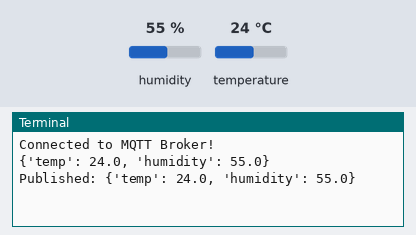
A program run on a simulated Raspberry Pi (BCM pin numbers). Shown: the last lines printed to the terminal. The inputs (shaded band) are chosen by the test bench; at power-on: humidity 55 %, temperature 24 °C. No MQTT or app messages arrive unless stated.

Above: at 1.3 s.
1.4 s: humidity set to 22 %
At 7.4 s:
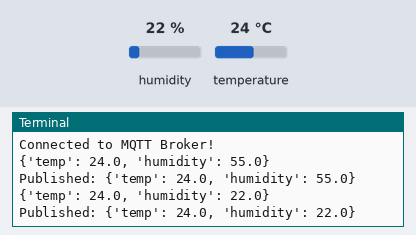
7.8 s: temperature set to 12 °C
At 12.8 s:
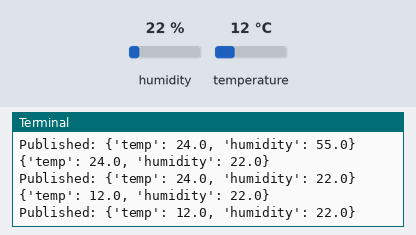
14.2 s: humidity set to 40 %
At 18.0 s:
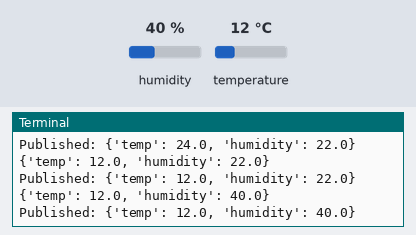
Timing chart, 0 to 19.5 s (numbered marks = the images above; inputs shaded):
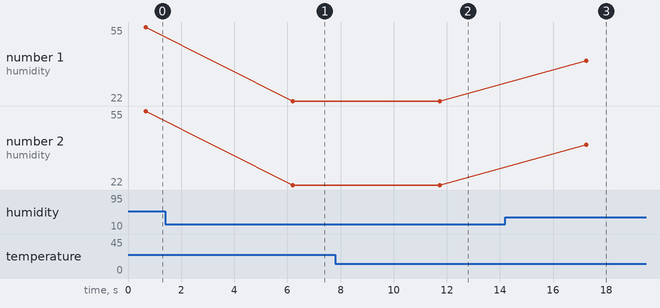

Measured:
- after the input at 1.4 s, the terminal: prints a new line after 4.8 s (image 1)
- after the input at 7.8 s, the terminal: prints a new line after 3.9 s (image 2)
- after the input at 14.2 s, the terminal: prints a new line after 3.1 s (image 3)
- plotted number 1: 55 → 22 after the input at 1.4 s, 22 → 40 after the input at 14.2 s
- plotted number 2: 55 → 22 after the input at 1.4 s, 22 → 40 after the input at 14.2 s

The program:

dht11_mqtt_publisher.py
```python
import paho.mqtt.client as mqtt
import time
import json
import Adafruit_DHT

# MQTT Configuration
MQTT_BROKER = "broker.hivemq.com"  # Change to your broker IP if needed
MQTT_PORT = 1883
MQTT_TOPIC = "pi/dht"
CLIENT_ID = "8y1TqdmY45"

# Sensor Setup
SENSOR = Adafruit_DHT.DHT11
SENSOR_PIN = 4

# MQTT Connection Callback
def on_connect(client, userdata, flags, rc):
    if rc == 0:
        print("Connected to MQTT Broker!")
    else:
        print(f"Connection failed with code {rc}")

# Initialize MQTT Client
client = mqtt.Client()
client.on_connect = on_connect
client.connect(MQTT_BROKER, MQTT_PORT)

# Read Sensor Data Function
def read_sensor():
    humidity, temperature = Adafruit_DHT.read_retry(SENSOR, SENSOR_PIN)
    if humidity is not None and temperature is not None:
        return {"temp": temperature, "humidity": humidity}
        print(temperature + humidity )
    return None

# Start MQTT Loop and Publish Data
try:
    client.loop_start()
    while True:
        data = read_sensor()
        print(data)
        if data:
            client.publish(MQTT_TOPIC, json.dumps(data), qos=1)
            print(f"Published: {data}")
        time.sleep(5)  # Send every 5 seconds
except KeyboardInterrupt:
    client.loop_stop()
    client.disconnect()
    print("Script stopped.")
```
